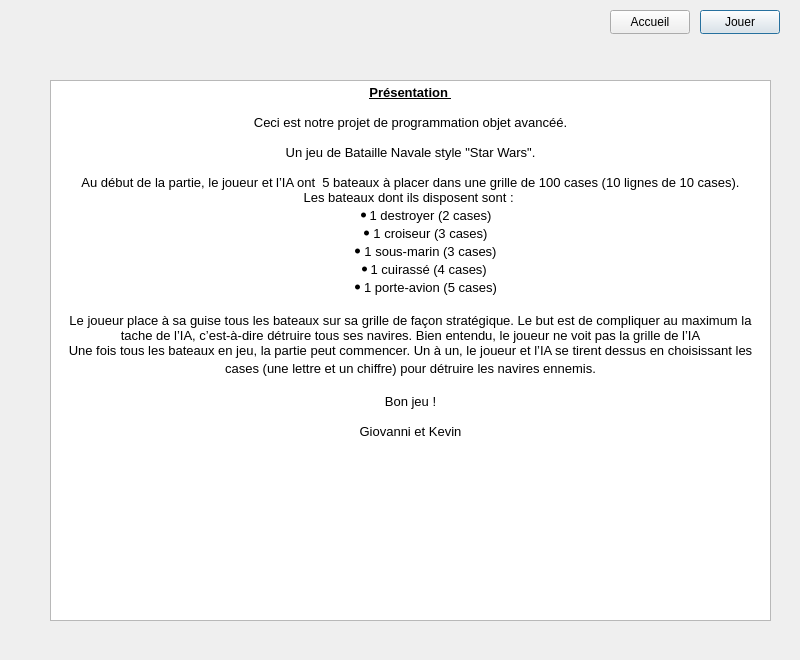
<?xml version="1.0" encoding="UTF-8"?>
<ui version="4.0">
 <class>Rules</class>
 <widget class="QDialog" name="Rules">
  <property name="geometry">
   <rect>
    <x>0</x>
    <y>0</y>
    <width>800</width>
    <height>660</height>
   </rect>
  </property>
  <property name="windowTitle">
   <string>Dialog</string>
  </property>
  <widget class="QLabel" name="label">
   <property name="geometry">
    <rect>
     <x>0</x>
     <y>0</y>
     <width>800</width>
     <height>721</height>
    </rect>
   </property>
   <property name="text">
    <string/>
   </property>
   <property name="pixmap">
    <pixmap resource="images.qrc">:/backgrounds/windows_background_1</pixmap>
   </property>
  </widget>
  <widget class="QTextBrowser" name="textBrowser">
   <property name="geometry">
    <rect>
     <x>50</x>
     <y>80</y>
     <width>721</width>
     <height>541</height>
    </rect>
   </property>
   <property name="html">
    <string>&lt;!DOCTYPE HTML PUBLIC &quot;-//W3C//DTD HTML 4.0//EN&quot; &quot;http://www.w3.org/TR/REC-html40/strict.dtd&quot;&gt;
&lt;html&gt;&lt;head&gt;&lt;meta name=&quot;qrichtext&quot; content=&quot;1&quot; /&gt;&lt;style type=&quot;text/css&quot;&gt;
p, li { white-space: pre-wrap; }
&lt;/style&gt;&lt;/head&gt;&lt;body style=&quot; font-family:'Sans Serif'; font-size:9pt; font-weight:400; font-style:normal;&quot;&gt;
&lt;p align=&quot;center&quot; style=&quot; margin-top:0px; margin-bottom:0px; margin-left:0px; margin-right:0px; -qt-block-indent:0; text-indent:0px;&quot;&gt;&lt;span style=&quot; font-size:10pt; font-weight:600; text-decoration: underline;&quot;&gt;Présentation &lt;/span&gt;&lt;/p&gt;
&lt;p align=&quot;center&quot; style=&quot;-qt-paragraph-type:empty; margin-top:0px; margin-bottom:0px; margin-left:0px; margin-right:0px; -qt-block-indent:0; text-indent:0px; font-size:10pt;&quot;&gt;&lt;br /&gt;&lt;/p&gt;
&lt;p align=&quot;center&quot; style=&quot; margin-top:0px; margin-bottom:0px; margin-left:0px; margin-right:0px; -qt-block-indent:0; text-indent:0px;&quot;&gt;&lt;span style=&quot; font-size:10pt;&quot;&gt;Ceci est notre projet de programmation objet avancéé.&lt;/span&gt;&lt;/p&gt;
&lt;p align=&quot;center&quot; style=&quot;-qt-paragraph-type:empty; margin-top:0px; margin-bottom:0px; margin-left:0px; margin-right:0px; -qt-block-indent:0; text-indent:0px; font-size:10pt;&quot;&gt;&lt;br /&gt;&lt;/p&gt;
&lt;p align=&quot;center&quot; style=&quot; margin-top:0px; margin-bottom:0px; margin-left:0px; margin-right:0px; -qt-block-indent:0; text-indent:0px;&quot;&gt;&lt;span style=&quot; font-size:10pt;&quot;&gt;Un jeu de Bataille Navale style &amp;quot;Star Wars&amp;quot;.&lt;/span&gt;&lt;/p&gt;
&lt;p align=&quot;center&quot; style=&quot;-qt-paragraph-type:empty; margin-top:0px; margin-bottom:0px; margin-left:0px; margin-right:0px; -qt-block-indent:0; text-indent:0px; font-size:10pt;&quot;&gt;&lt;br /&gt;&lt;/p&gt;
&lt;p align=&quot;center&quot; style=&quot; margin-top:0px; margin-bottom:0px; margin-left:0px; margin-right:0px; -qt-block-indent:0; text-indent:0px;&quot;&gt;&lt;span style=&quot; font-size:10pt;&quot;&gt; &lt;/span&gt;&lt;a name=&quot;docs-internal-guid-d59f2251-d150-3006-356c-f91450b3efbe&quot;&gt;&lt;/a&gt;&lt;span style=&quot; font-family:'Arial'; font-size:10pt; color:#000000; background-color:transparent;&quot;&gt;A&lt;/span&gt;&lt;span style=&quot; font-family:'Arial'; font-size:10pt; color:#000000; background-color:transparent;&quot;&gt;u début de la partie, le joueur et l’IA ont  5 bateaux à placer dans une grille de 100 cases (10 lignes de 10 cases). &lt;/span&gt;&lt;/p&gt;
&lt;p align=&quot;center&quot; style=&quot; margin-top:0px; margin-bottom:0px; margin-left:0px; margin-right:0px; -qt-block-indent:0; text-indent:0px; line-height:120%; background-color:#ffffff;&quot;&gt;&lt;span style=&quot; font-family:'Arial'; font-size:10pt; color:#000000; background-color:transparent;&quot;&gt;Les bateaux dont ils disposent sont : &lt;/span&gt;&lt;/p&gt;
&lt;ul style=&quot;margin-top: 0px; margin-bottom: 0px; margin-left: 0px; margin-right: 0px; -qt-list-indent: 1;&quot;&gt;&lt;li style=&quot; font-family:'monospace'; font-size:10pt; color:#000000; background-color:#ffffff;&quot; align=&quot;center&quot; style=&quot; margin-top:0px; margin-bottom:0px; margin-left:0px; margin-right:0px; -qt-block-indent:0; text-indent:0px; line-height:120%;&quot;&gt;&lt;span style=&quot; background-color:transparent;&quot;&gt;1 destroyer (2 cases)&lt;/span&gt;&lt;/li&gt;
&lt;li style=&quot; font-family:'monospace'; font-size:10pt; color:#000000; background-color:#ffffff;&quot; align=&quot;center&quot; style=&quot; margin-top:0px; margin-bottom:0px; margin-left:0px; margin-right:0px; -qt-block-indent:0; text-indent:0px; line-height:120%;&quot;&gt;&lt;span style=&quot; background-color:transparent;&quot;&gt;1 croiseur (3 cases)&lt;/span&gt;&lt;/li&gt;
&lt;li style=&quot; font-family:'monospace'; font-size:10pt; color:#000000; background-color:#ffffff;&quot; align=&quot;center&quot; style=&quot; margin-top:0px; margin-bottom:0px; margin-left:0px; margin-right:0px; -qt-block-indent:0; text-indent:0px; line-height:120%;&quot;&gt;&lt;span style=&quot; background-color:transparent;&quot;&gt;1 sous-marin (3 cases)&lt;/span&gt;&lt;/li&gt;
&lt;li style=&quot; font-family:'monospace'; font-size:10pt; color:#000000; background-color:#ffffff;&quot; align=&quot;center&quot; style=&quot; margin-top:0px; margin-bottom:0px; margin-left:0px; margin-right:0px; -qt-block-indent:0; text-indent:0px; line-height:120%;&quot;&gt;&lt;span style=&quot; background-color:transparent;&quot;&gt;1 cuirassé (4 cases) &lt;/span&gt;&lt;/li&gt;
&lt;li style=&quot; font-family:'monospace'; font-size:10pt; color:#000000; background-color:#ffffff;&quot; align=&quot;center&quot; style=&quot; margin-top:0px; margin-bottom:0px; margin-left:0px; margin-right:0px; -qt-block-indent:0; text-indent:0px; line-height:120%;&quot;&gt;&lt;span style=&quot; background-color:transparent;&quot;&gt;1 porte-avion (5 cases)&lt;/span&gt;&lt;/li&gt;&lt;/ul&gt;
&lt;p align=&quot;center&quot; style=&quot;-qt-paragraph-type:empty; margin-top:0px; margin-bottom:0px; margin-left:0px; margin-right:0px; -qt-block-indent:0; text-indent:0px; font-size:10pt;&quot;&gt;&lt;br /&gt;&lt;/p&gt;
&lt;p align=&quot;center&quot; style=&quot; margin-top:0px; margin-bottom:0px; margin-left:0px; margin-right:0px; -qt-block-indent:0; text-indent:0px;&quot;&gt;&lt;span style=&quot; font-family:'Arial'; font-size:10pt; color:#000000; background-color:transparent;&quot;&gt;Le joueur place à sa guise tous les bateaux sur sa grille de façon stratégique. Le but est de compliquer au maximum la tache de l’IA, c’est-à-dire détruire tous ses navires. Bien entendu, le joueur ne voit pas la grille de l’IA&lt;/span&gt;&lt;/p&gt;
&lt;p align=&quot;center&quot; style=&quot; margin-top:0px; margin-bottom:0px; margin-left:0px; margin-right:0px; -qt-block-indent:0; text-indent:0px; line-height:120%; background-color:#ffffff;&quot;&gt;&lt;span style=&quot; font-family:'Arial'; font-size:10pt; color:#000000; background-color:transparent;&quot;&gt;Une fois tous les bateaux en jeu, la partie peut commencer. Un à un, le joueur et l’IA se tirent dessus en choisissant les cases (une lettre et un chiffre) pour détruire les navires ennemis.&lt;/span&gt;&lt;/p&gt;
&lt;p align=&quot;center&quot; style=&quot;-qt-paragraph-type:empty; margin-top:0px; margin-bottom:0px; margin-left:0px; margin-right:0px; -qt-block-indent:0; text-indent:0px; font-size:10pt;&quot;&gt;&lt;br /&gt;&lt;/p&gt;
&lt;p align=&quot;center&quot; style=&quot; margin-top:0px; margin-bottom:0px; margin-left:0px; margin-right:0px; -qt-block-indent:0; text-indent:0px;&quot;&gt;&lt;span style=&quot; font-size:10pt;&quot;&gt;Bon jeu !&lt;/span&gt;&lt;/p&gt;
&lt;p align=&quot;center&quot; style=&quot;-qt-paragraph-type:empty; margin-top:0px; margin-bottom:0px; margin-left:0px; margin-right:0px; -qt-block-indent:0; text-indent:0px; font-size:10pt;&quot;&gt;&lt;br /&gt;&lt;/p&gt;
&lt;p align=&quot;center&quot; style=&quot; margin-top:0px; margin-bottom:0px; margin-left:0px; margin-right:0px; -qt-block-indent:0; text-indent:0px;&quot;&gt;&lt;span style=&quot; font-size:10pt;&quot;&gt;Giovanni et Kevin&lt;/span&gt;&lt;/p&gt;
&lt;p align=&quot;center&quot; style=&quot;-qt-paragraph-type:empty; margin-top:0px; margin-bottom:0px; margin-left:0px; margin-right:0px; -qt-block-indent:0; text-indent:0px; font-size:10pt;&quot;&gt;&lt;br /&gt;&lt;/p&gt;
&lt;p align=&quot;center&quot; style=&quot;-qt-paragraph-type:empty; margin-top:0px; margin-bottom:0px; margin-left:0px; margin-right:0px; -qt-block-indent:0; text-indent:0px; font-size:10pt;&quot;&gt;&lt;br /&gt;&lt;/p&gt;
&lt;p align=&quot;center&quot; style=&quot;-qt-paragraph-type:empty; margin-top:0px; margin-bottom:0px; margin-left:0px; margin-right:0px; -qt-block-indent:0; text-indent:0px; font-size:10pt;&quot;&gt;&lt;br /&gt;&lt;/p&gt;
&lt;p align=&quot;center&quot; style=&quot;-qt-paragraph-type:empty; margin-top:0px; margin-bottom:0px; margin-left:0px; margin-right:0px; -qt-block-indent:0; text-indent:0px; font-size:10pt;&quot;&gt;&lt;br /&gt;&lt;/p&gt;&lt;/body&gt;&lt;/html&gt;</string>
   </property>
  </widget>
  <widget class="QPushButton" name="boutonJeu">
   <property name="geometry">
    <rect>
     <x>700</x>
     <y>10</y>
     <width>80</width>
     <height>24</height>
    </rect>
   </property>
   <property name="text">
    <string>Jouer</string>
   </property>
  </widget>
  <widget class="QPushButton" name="boutonAccueil">
   <property name="geometry">
    <rect>
     <x>610</x>
     <y>10</y>
     <width>80</width>
     <height>24</height>
    </rect>
   </property>
   <property name="text">
    <string>Accueil</string>
   </property>
  </widget>
 </widget>
 <resources>
  <include location="images.qrc"/>
 </resources>
 <connections/>
</ui>
